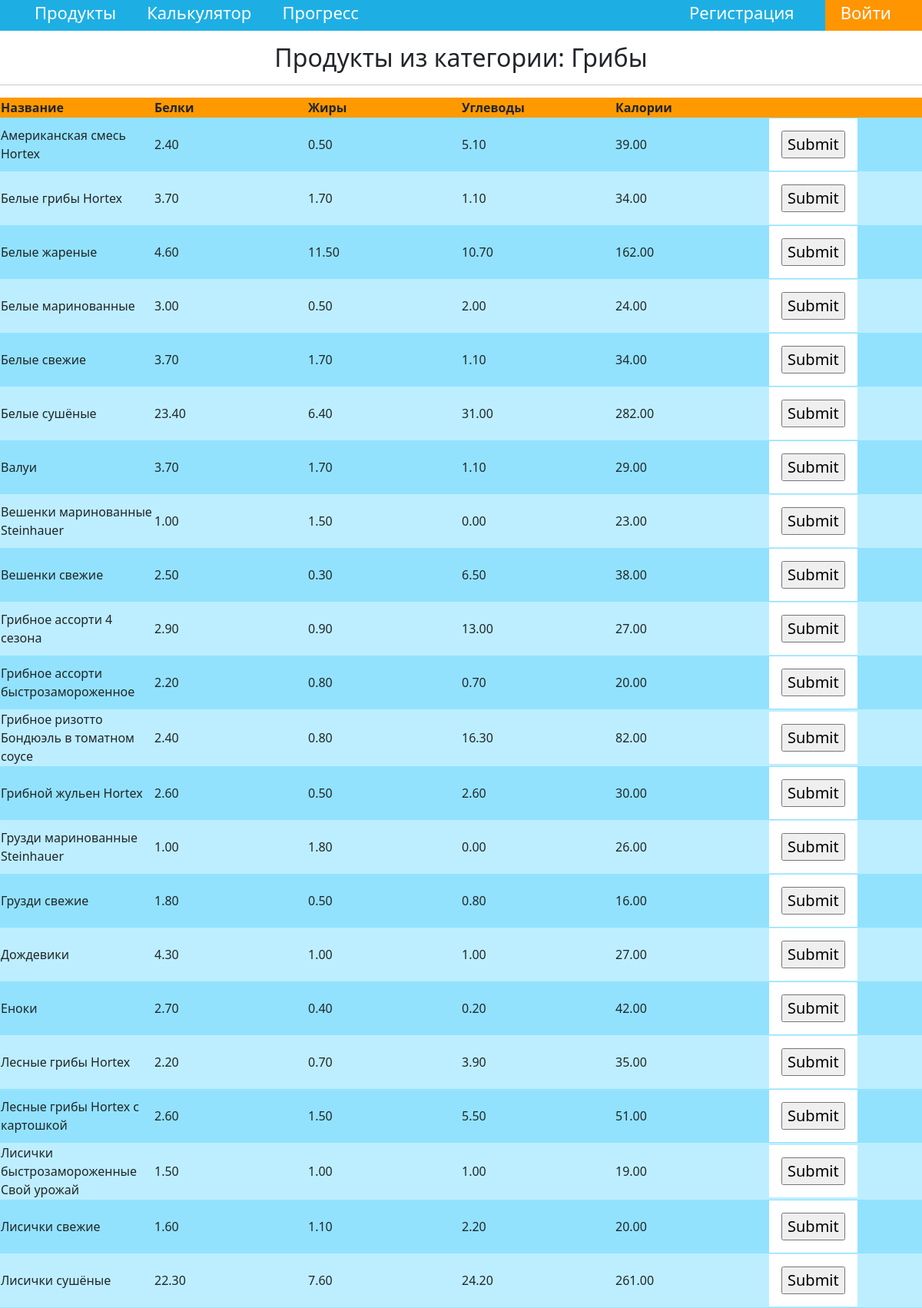
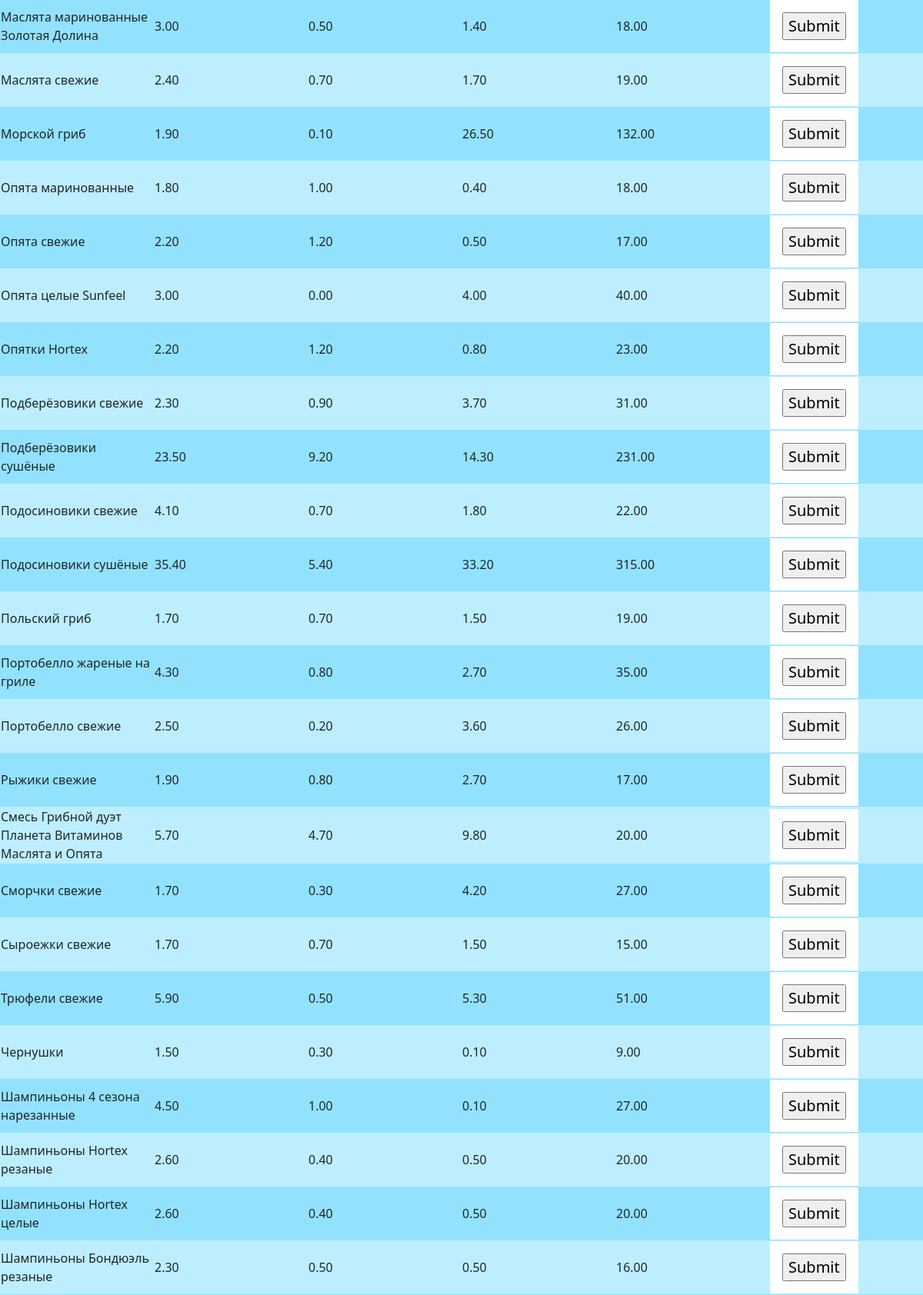
Page /10/ (upper part) on the committed database (2 pictures, top to bottom).
### products/models.py (models this page shows, shortened)
class Category(models.Model):
    cat_name = models.CharField(max_length=300, unique=True)
    def __str__(self):
        return self.cat_name

class Products(models.Model):
    category = models.CharField(max_length=350)
    name = models.CharField(max_length=350)
    proteins = models.DecimalField(max_digits=5, decimal_places=2)
    fats = models.DecimalField(max_digits=5, decimal_places=2)
    carbohydrates = models.DecimalField(max_digits=5, decimal_places=2)
    calories = models.DecimalField(max_digits=10, decimal_places=2)
    cat = models.ForeignKey('Category', on_delete=models.PROTECT, null=True)

### products/views.py (the view)
# urls.py: path('<int:id>/', views.category, name='category'),
def category(request, id):
    category_name = Category.objects.get(pk=id)
    products_in_cat = Products.objects.all().filter(category=category_name).order_by('name')
    paginator = Paginator(products_in_cat, 50)
    page_number = request.GET.get('page')
    page_obj = paginator.get_page(page_number)
    context = {
        'products_in_cat': products_in_cat,
        'category_name': category_name,
        'page_obj': page_obj,
    }
    return render(request, 'products/category_id.html', context)

### products/templates/products/category_id.html (shortened to what this page needs)
{% extends 'products/base.html' %}
{% block body %}
    <h2 id="heads">Продукты из категории: {{ category_name }}</h2>
    <hr>
    <table>
          <thead>
                <tr>
                  <th scope="col">Название</th>
                  <th scope="col">Белки</th>
                  <th scope="col">Жиры</th>
                  <th scope="col">Углеводы</th>
                  <th scope="col">Калории</th>
                </tr>
        </thead>
        <tbody>
            {% for p in page_obj %}
                <tr>
                    <td>{{p.name}}</td>
                    <td>{{p.proteins}}</td>
                    <td>{{p.fats}}</td>
                    <td>{{p.carbohydrates}}</td>
                    <td>{{p.calories}}</td>
                    <td>
                        <form action="{% url 'adding_product' p.pk %}" method="post">
                            <input class="add_btn" name="btn" type="submit">
                        </form>
                    </td>
                </tr>
            {% endfor %}
        </tbody>
    </table>
{% endblock body %}

### products/static/css/styles.css (style rules this page uses)
#heads { text-align: center; margin: 10px; }
table { table-layout: fixed; width: 100%; border-collapse: collapse; background-color: #f90; }
tbody tr:nth-child(odd) { background-color: #92E2FE; }
tbody tr:nth-child(even) { background-color: #BDEEFF; }
form { background-color: white; background-repeat: no-repeat; font-size: 20px; display: inline-block; background-position: 10px 10px; padding: 16px; }

### rows in the picture
Category: cat_name "Грибы"
Products: name "Лисички быстрозамороженные Свой урожай", proteins "1.50", fats "1.00", carbohydrates "1.00", calories "19.00"
Products: name "Лисички свежие", proteins "1.60", fats "1.10", carbohydrates "2.20", calories "20.00"
Products: name "Лисички сушёные", proteins "22.30", fats "7.60", carbohydrates "24.20", calories "261.00"
Products: name "Маслята маринованные Золотая Долина", proteins "3.00", fats "0.50", carbohydrates "1.40", calories "18.00"
Products: name "Маслята свежие", proteins "2.40", fats "0.70", carbohydrates "1.70", calories "19.00"
Products: name "Морской гриб", proteins "1.90", fats "0.10", carbohydrates "26.50", calories "132.00"
Products: name "Опята маринованные", proteins "1.80", fats "1.00", carbohydrates "0.40", calories "18.00"
Products: name "Опята свежие", proteins "2.20", fats "1.20", carbohydrates "0.50", calories "17.00"
Products: name "Опята целые Sunfeel", proteins "3.00", fats "0.00", carbohydrates "4.00", calories "40.00"
Products: name "Опятки Hortex", proteins "2.20", fats "1.20", carbohydrates "0.80", calories "23.00"
Products: name "Рыжики свежие", proteins "1.90", fats "0.80", carbohydrates "2.70", calories "17.00"
Products: name "Смесь Грибной дуэт Планета Витаминов Маслята и Опята", proteins "5.70", fats "4.70", carbohydrates "9.80", calories "20.00"
Products: name "Сморчки свежие", proteins "1.70", fats "0.30", carbohydrates "4.20", calories "27.00"
Products: name "Сыроежки свежие", proteins "1.70", fats "0.70", carbohydrates "1.50", calories "15.00"
Products: name "Трюфели свежие", proteins "5.90", fats "0.50", carbohydrates "5.30", calories "51.00"
Products: name "Чернушки", proteins "1.50", fats "0.30", carbohydrates "0.10", calories "9.00"
Products: name "Шампиньоны 4 сезона нарезанные", proteins "4.50", fats "1.00", carbohydrates "0.10", calories "27.00"
Products: name "Шампиньоны Hortex резаные", proteins "2.60", fats "0.40", carbohydrates "0.50", calories "20.00"
Products: name "Шампиньоны Hortex целые", proteins "2.60", fats "0.40", carbohydrates "0.50", calories "20.00"
Products: name "Шампиньоны Бондюэль резаные", proteins "2.30", fats "0.50", carbohydrates "0.50", calories "16.00"
